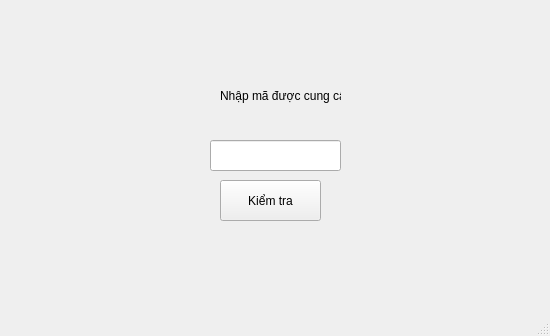
<?xml version="1.0" encoding="UTF-8"?>
<ui version="4.0">
 <class>MainWindow</class>
 <widget class="QMainWindow" name="MainWindow">
  <property name="geometry">
   <rect>
    <x>0</x>
    <y>0</y>
    <width>550</width>
    <height>336</height>
   </rect>
  </property>
  <property name="windowTitle">
   <string>MainWindow</string>
  </property>
  <widget class="QWidget" name="centralwidget">
   <widget class="QPushButton" name="check_ma">
    <property name="geometry">
     <rect>
      <x>220</x>
      <y>180</y>
      <width>101</width>
      <height>41</height>
     </rect>
    </property>
    <property name="text">
     <string>Kiểm tra</string>
    </property>
   </widget>
   <widget class="QLabel" name="label">
    <property name="geometry">
     <rect>
      <x>220</x>
      <y>80</y>
      <width>121</width>
      <height>31</height>
     </rect>
    </property>
    <property name="text">
     <string>Nhập mã được cung cấp</string>
    </property>
   </widget>
   <widget class="QLineEdit" name="ma_dinh_danh">
    <property name="geometry">
     <rect>
      <x>210</x>
      <y>140</y>
      <width>131</width>
      <height>31</height>
     </rect>
    </property>
   </widget>
  </widget>
  <widget class="QMenuBar" name="menubar">
   <property name="geometry">
    <rect>
     <x>0</x>
     <y>0</y>
     <width>550</width>
     <height>21</height>
    </rect>
   </property>
  </widget>
  <widget class="QStatusBar" name="statusbar"/>
 </widget>
 <resources/>
 <connections/>
</ui>
